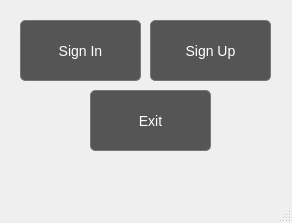
<?xml version="1.0" encoding="UTF-8"?>
<ui version="4.0">
 <class>welcomewindow</class>
 <widget class="QMainWindow" name="welcomewindow">
  <property name="geometry">
   <rect>
    <x>0</x>
    <y>0</y>
    <width>292</width>
    <height>223</height>
   </rect>
  </property>
  <property name="windowTitle">
   <string>MainWindow</string>
  </property>
  <property name="styleSheet">
   <string notr="true">QPushButton {
    /* --- حالت عادی دکمه --- */
    background-color: #555555; /* رنگ پس‌زمینه کمی روشن‌تر از کل صفحه */
    color: white;              /* رنگ متن */
    border: 1px solid #777777; /* یک حاشیه مشخص برای دکمه */
    padding: 8px 16px;         /* فاصله متن از لبه‌های دکمه */
    border-radius: 5px;        /* گرد کردن گوشه‌های دکمه */
    font-size: 14px;
}

QPushButton:hover {
    /* --- وقتی ماوس روی دکمه قرار می‌گیرد --- */
    background-color: #666666; /* پس‌زمینه کمی روشن‌تر می‌شود */
    border-color: #888888;
}

QPushButton:pressed {
    /* --- وقتی دکمه فشرده می‌شود --- */
    background-color: #444444; /* پس‌زمینه کمی تیره‌تر می‌شود */
    border-style: inset;       /* ایجاد حس فرورفتگی */
    padding-left: 18px;        /* حرکت جزئی متن برای حس کلیک شدن */
    padding-top: 10px;
}</string>
  </property>
  <widget class="QWidget" name="centralwidget">
   <widget class="QPushButton" name="btnLogin">
    <property name="geometry">
     <rect>
      <x>20</x>
      <y>20</y>
      <width>121</width>
      <height>61</height>
     </rect>
    </property>
    <property name="text">
     <string>Sign In</string>
    </property>
   </widget>
   <widget class="QPushButton" name="btnRegister">
    <property name="geometry">
     <rect>
      <x>150</x>
      <y>20</y>
      <width>121</width>
      <height>61</height>
     </rect>
    </property>
    <property name="text">
     <string>Sign Up</string>
    </property>
   </widget>
   <widget class="QPushButton" name="btnExit">
    <property name="geometry">
     <rect>
      <x>90</x>
      <y>90</y>
      <width>121</width>
      <height>61</height>
     </rect>
    </property>
    <property name="text">
     <string>Exit</string>
    </property>
   </widget>
  </widget>
  <widget class="QMenuBar" name="menubar">
   <property name="geometry">
    <rect>
     <x>0</x>
     <y>0</y>
     <width>292</width>
     <height>25</height>
    </rect>
   </property>
  </widget>
  <widget class="QStatusBar" name="statusbar"/>
 </widget>
 <resources/>
 <connections/>
</ui>
